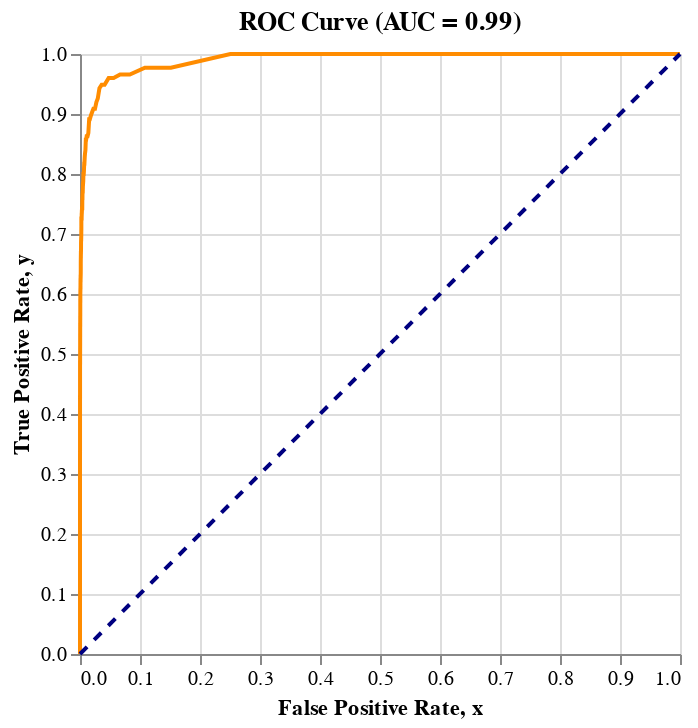

Source (notebook cell):
### Code cell
import altair as alt
import pandas as pd
from sklearn.metrics import roc_curve, auc, confusion_matrix, precision_recall_curve, classification_report
from sklearn.ensemble import RandomForestClassifier
from sklearn.model_selection import train_test_split
from sklearn.datasets import make_classification


# Plot ROC Curve
fpr, tpr, _ = roc_curve(y_test, y_pred_proba)
roc_auc = auc(fpr, tpr)
roc_data = pd.DataFrame({
    'False Positive Rate': fpr,
    'True Positive Rate': tpr
})
roc_curve = alt.Chart(roc_data).mark_line(color='darkorange').encode(
    x='False Positive Rate',
    y='True Positive Rate'
).properties(
    title=f'ROC Curve (AUC = {roc_auc:.2f})'
) + alt.Chart(pd.DataFrame({'x': [0, 1], 'y': [0, 1]})).mark_line(color='navy', strokeDash=[5, 5]).encode(
    x='x:Q',
    y='y:Q'
)
roc_curve.display()

### Figure 1 — Vega-Lite specification as saved in the notebook (floating-point values rounded to 4 significant figures)
{"config": {"view": {"continuousWidth": 300, "continuousHeight": 300}}, "layer": [{"data": {"name": "data-5fc2e2697d6ac8a71dea5cb12e498481"}, "mark": {"type": "line", "color": "darkorange"}, "encoding": {"x": {"field": "False Positive Rate", "type": "quantitative"}, "y": {"field": "True Positive Rate", "type": "quantitative"}}, "title": "ROC Curve (AUC = 0.99)"}, {"data": {"name": "data-42f50405073b2dbe8396db6b7dd2f6be"}, "mark": {"type": "line", "color": "navy", "strokeDash": [5, 5]}, "encoding": {"x": {"field": "x", "type": "quantitative"}, "y": {"field": "y", "type": "quantitative"}}}], "$schema": "https://vega.github.io/schema/vega-lite/v5.17.0.json", "datasets": {"data-5fc2e2697d6ac8a71dea5cb12e498481": [{"False Positive Rate": 0.0, "True Positive Rate": 0.0}, {"False Positive Rate": 0.0, "True Positive Rate": 0.05714}, {"False Positive Rate": 0.0, "True Positive Rate": 0.07429}, {"False Positive Rate": 0.0, "True Positive Rate": 0.1029}, {"False Positive Rate": 0.0, "True Positive Rate": 0.1086}, {"False Positive Rate": 0.0, "True Positive Rate": 0.1314}, {"False Positive Rate": 0.0, "True Positive Rate": 0.1371}, {"False Positive Rate": 0.0, "True Positive Rate": 0.1486}, {"False Positive Rate": 0.0, "True Positive Rate": 0.1543}, {"False Positive Rate": 0.0, "True Positive Rate": 0.1771}, {"False Positive Rate": 0.0, "True Positive Rate": 0.1943}, {"False Positive Rate": 0.0, "True Positive Rate": 0.2114}, {"False Positive Rate": 0.0, "True Positive Rate": 0.2457}, {"False Positive Rate": 0.0, "True Positive Rate": 0.28}, {"False Positive Rate": 0.0, "True Positive Rate": 0.2971}, {"False Positive Rate": 0.0, "True Positive Rate": 0.3257}, {"False Positive Rate": 4.246e-05, "True Positive Rate": 0.3371}, {"False Positive Rate": 4.246e-05, "True Positive Rate": 0.3486}, {"False Positive Rate": 4.246e-05, "True Positive Rate": 0.3657}, {"False Positive Rate": 4.246e-05, "True Positive Rate": 0.3886}, {"False Positive Rate": 4.246e-05, "True Positive Rate": 0.3943}, {"False Positive Rate": 4.246e-05, "True Positive Rate": 0.4057}, {"False Positive Rate": 4.246e-05, "True Positive Rate": 0.4114}, {"False Positive Rate": 4.246e-05, "True Positive Rate": 0.4229}, {"False Positive Rate": 4.246e-05, "True Positive Rate": 0.4286}, {"False Positive Rate": 8.493e-05, "True Positive Rate": 0.4286}, {"False Positive Rate": 8.493e-05, "True Positive Rate": 0.4571}, {"False Positive Rate": 8.493e-05, "True Positive Rate": 0.4743}, {"False Positive Rate": 8.493e-05, "True Positive Rate": 0.4857}, {"False Positive Rate": 0.0001699, "True Positive Rate": 0.4857}, {"False Positive Rate": 0.0001699, "True Positive Rate": 0.4971}, {"False Positive Rate": 0.0002123, "True Positive Rate": 0.5029}, {"False Positive Rate": 0.0002123, "True Positive Rate": 0.5086}, {"False Positive Rate": 0.0002548, "True Positive Rate": 0.5143}, {"False Positive Rate": 0.0002548, "True Positive Rate": 0.5314}, {"False Positive Rate": 0.0002972, "True Positive Rate": 0.5314}, {"False Positive Rate": 0.0002972, "True Positive Rate": 0.5486}, {"False Positive Rate": 0.0003822, "True Positive Rate": 0.5486}, {"False Positive Rate": 0.0003822, "True Positive Rate": 0.56}, {"False Positive Rate": 0.0004246, "True Positive Rate": 0.56}, {"False Positive Rate": 0.0004246, "True Positive Rate": 0.5657}, {"False Positive Rate": 0.0004671, "True Positive Rate": 0.5657}, {"False Positive Rate": 0.0004671, "True Positive Rate": 0.5886}, {"False Positive Rate": 0.000552, "True Positive Rate": 0.5886}, {"False Positive Rate": 0.000552, "True Positive Rate": 0.6}, {"False Positive Rate": 0.0006369, "True Positive Rate": 0.6057}, {"False Positive Rate": 0.0006794, "True Positive Rate": 0.6057}, {"False Positive Rate": 0.0007643, "True Positive Rate": 0.6114}, {"False Positive Rate": 0.0008068, "True Positive Rate": 0.6114}, {"False Positive Rate": 0.0008068, "True Positive Rate": 0.6171}, {"False Positive Rate": 0.0008493, "True Positive Rate": 0.6229}, {"False Positive Rate": 0.0009766, "True Positive Rate": 0.6229}, {"False Positive Rate": 0.001019, "True Positive Rate": 0.6286}, {"False Positive Rate": 0.001104, "True Positive Rate": 0.6286}, {"False Positive Rate": 0.001231, "True Positive Rate": 0.6343}, {"False Positive Rate": 0.001274, "True Positive Rate": 0.64}, {"False Positive Rate": 0.001274, "True Positive Rate": 0.6514}, {"False Positive Rate": 0.001316, "True Positive Rate": 0.6571}, {"False Positive Rate": 0.001401, "True Positive Rate": 0.6629}, {"False Positive Rate": 0.001444, "True Positive Rate": 0.6629}, {"False Positive Rate": 0.001486, "True Positive Rate": 0.6686}, {"False Positive Rate": 0.001571, "True Positive Rate": 0.6686}, {"False Positive Rate": 0.001699, "True Positive Rate": 0.6743}, {"False Positive Rate": 0.001741, "True Positive Rate": 0.6857}, {"False Positive Rate": 0.001868, "True Positive Rate": 0.6914}, {"False Positive Rate": 0.001996, "True Positive Rate": 0.6914}, {"False Positive Rate": 0.002123, "True Positive Rate": 0.6971}, {"False Positive Rate": 0.002208, "True Positive Rate": 0.7086}, {"False Positive Rate": 0.002251, "True Positive Rate": 0.7086}, {"False Positive Rate": 0.002251, "True Positive Rate": 0.7257}, {"False Positive Rate": 0.00242, "True Positive Rate": 0.7257}, {"False Positive Rate": 0.002548, "True Positive Rate": 0.7257}, {"False Positive Rate": 0.00276, "True Positive Rate": 0.7257}, {"False Positive Rate": 0.002803, "True Positive Rate": 0.7314}, {"False Positive Rate": 0.002887, "True Positive Rate": 0.7314}, {"False Positive Rate": 0.003057, "True Positive Rate": 0.7371}, {"False Positive Rate": 0.003142, "True Positive Rate": 0.7371}, {"False Positive Rate": 0.003355, "True Positive Rate": 0.7429}, {"False Positive Rate": 0.003779, "True Positive Rate": 0.7429}, {"False Positive Rate": 0.003822, "True Positive Rate": 0.7543}, {"False Positive Rate": 0.003992, "True Positive Rate": 0.76}, {"False Positive Rate": 0.004119, "True Positive Rate": 0.76}, {"False Positive Rate": 0.004161, "True Positive Rate": 0.7657}, {"False Positive Rate": 0.004501, "True Positive Rate": 0.7714}, {"False Positive Rate": 0.004628, "True Positive Rate": 0.7714}, {"False Positive Rate": 0.004883, "True Positive Rate": 0.7829}, {"False Positive Rate": 0.005053, "True Positive Rate": 0.7829}, {"False Positive Rate": 0.005435, "True Positive Rate": 0.7886}, {"False Positive Rate": 0.00569, "True Positive Rate": 0.8}, {"False Positive Rate": 0.005817, "True Positive Rate": 0.8}, {"False Positive Rate": 0.006242, "True Positive Rate": 0.8}, {"False Positive Rate": 0.006582, "True Positive Rate": 0.8057}, {"False Positive Rate": 0.007006, "True Positive Rate": 0.8171}, {"False Positive Rate": 0.007346, "True Positive Rate": 0.8171}, {"False Positive Rate": 0.007898, "True Positive Rate": 0.8286}, {"False Positive Rate": 0.008365, "True Positive Rate": 0.8343}, {"False Positive Rate": 0.009045, "True Positive Rate": 0.84}, {"False Positive Rate": 0.009682, "True Positive Rate": 0.8571}, {"False Positive Rate": 0.01023, "True Positive Rate": 0.8571}, {"False Positive Rate": 0.01108, "True Positive Rate": 0.8629}, {"False Positive Rate": 0.01185, "True Positive Rate": 0.8629}, {"False Positive Rate": 0.01257, "True Positive Rate": 0.8629}, {"False Positive Rate": 0.01393, "True Positive Rate": 0.8686}, {"False Positive Rate": 0.01529, "True Positive Rate": 0.8914}, {"False Positive Rate": 0.01643, "True Positive Rate": 0.8914}, {"False Positive Rate": 0.01809, "True Positive Rate": 0.8971}, {"False Positive Rate": 0.02013, "True Positive Rate": 0.9029}, {"False Positive Rate": 0.02234, "True Positive Rate": 0.9086}, {"False Positive Rate": 0.02497, "True Positive Rate": 0.9086}, {"False Positive Rate": 0.02735, "True Positive Rate": 0.92}, {"False Positive Rate": 0.02964, "True Positive Rate": 0.9257}, {"False Positive Rate": 0.0324, "True Positive Rate": 0.9429}, {"False Positive Rate": 0.03609, "True Positive Rate": 0.9486}, {"False Positive Rate": 0.04102, "True Positive Rate": 0.9486}, {"False Positive Rate": 0.04777, "True Positive Rate": 0.96}, {"False Positive Rate": 0.05605, "True Positive Rate": 0.96}, {"False Positive Rate": 0.06679, "True Positive Rate": 0.9657}, {"False Positive Rate": 0.08301, "True Positive Rate": 0.9657}, {"False Positive Rate": 0.1082, "True Positive Rate": 0.9771}, {"False Positive Rate": 0.1515, "True Positive Rate": 0.9771}, {"False Positive Rate": 0.2506, "True Positive Rate": 1.0}, {"False Positive Rate": 1.0, "True Positive Rate": 1.0}], "data-42f50405073b2dbe8396db6b7dd2f6be": [{"x": 0, "y": 0}, {"x": 1, "y": 1}]}}
